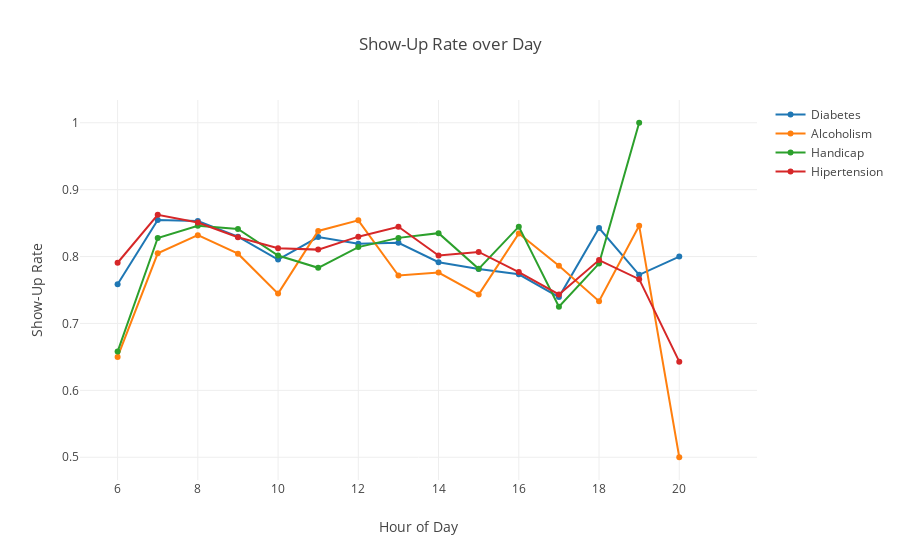

Write notebook code for a chart like this one.
### Markdown cell above
#### 3.7 Do patients with different Medical conditions show different Show-Up rate over day?

### Code cell
trace0 = go.Scatter(
    x= Diabetes['HourOfDay'],
    y=Diabetes['Show-Up Rate'],
    mode= 'lines+markers',
    text=Diabetes['Category'],
    name="Diabetes")

trace1 = go.Scatter(
    x= Alcoholism['HourOfDay'],
    y=Alcoholism['Show-Up Rate'],
    mode= 'lines+markers',
    text=Alcoholism['Category'],
    name="Alcoholism")

trace2 = go.Scatter(
    x= Handicap['HourOfDay'],
    y=Handicap['Show-Up Rate'],
    mode= 'lines+markers',
    text=Handicap['Category'],
    name='Handicap')

trace3 = go.Scatter(
    x= Hypertension['HourOfDay'],
    y=Hypertension['Show-Up Rate'],
    mode= 'lines+markers',
    text=Hypertension['Category'],
    name='Hipertension')

layout = dict(title = "Show-Up Rate over Day",hovermode='closest',xaxis=dict({"title":"Hour of Day"}),
             yaxis=dict({"title":"Show-Up Rate"}))
dat = [trace0,trace1,trace2,trace3]
fig = go.Figure(data=dat,layout=layout)
iplot(fig,filename='basic-line')

### Figure 1 — Plotly figure (JSON) as saved in the notebook; plotly's stock layout.template omitted (floating-point values rounded to 4 significant figures)
{"data": [{"mode": "lines+markers", "name": "Diabetes", "text": ["Diabetes", "Diabetes", "Diabetes", "Diabetes", "Diabetes", "Diabetes", "Diabetes", "Diabetes", "Diabetes", "Diabetes", "Diabetes", "Diabetes", "Diabetes", "Diabetes", "Diabetes", "Diabetes"], "type": "scatter", "x": [6, 7, 8, 9, 10, 11, 12, 13, 14, 15, 16, 17, 18, 19, 20, 21], "y": [0.7586, 0.8546, 0.8532, 0.8297, 0.7956, 0.8292, 0.819, 0.8206, 0.7915, 0.7815, 0.7735, 0.7394, 0.8427, 0.7727, 0.8, null]}, {"mode": "lines+markers", "name": "Alcoholism", "text": ["Alcoholism", "Alcoholism", "Alcoholism", "Alcoholism", "Alcoholism", "Alcoholism", "Alcoholism", "Alcoholism", "Alcoholism", "Alcoholism", "Alcoholism", "Alcoholism", "Alcoholism", "Alcoholism", "Alcoholism", "Alcoholism"], "type": "scatter", "x": [6, 7, 8, 9, 10, 11, 12, 13, 14, 15, 16, 17, 18, 19, 20, 21], "y": [0.65, 0.8048, 0.832, 0.8043, 0.7446, 0.8383, 0.8542, 0.7717, 0.776, 0.7431, 0.8344, 0.7863, 0.7333, 0.8462, 0.5, null]}, {"mode": "lines+markers", "name": "Handicap", "text": ["Handicap", "Handicap", "Handicap", "Handicap", "Handicap", "Handicap", "Handicap", "Handicap", "Handicap", "Handicap", "Handicap", "Handicap", "Handicap", "Handicap", "Handicap", "Handicap"], "type": "scatter", "x": [6, 7, 8, 9, 10, 11, 12, 13, 14, 15, 16, 17, 18, 19, 20, 21], "y": [0.6579, 0.8277, 0.8459, 0.8413, 0.8015, 0.7831, 0.8142, 0.8279, 0.835, 0.7817, 0.8447, 0.725, 0.7895, 1, null, null]}, {"mode": "lines+markers", "name": "Hipertension", "text": ["Hypertension", "Hypertension", "Hypertension", "Hypertension", "Hypertension", "Hypertension", "Hypertension", "Hypertension", "Hypertension", "Hypertension", "Hypertension", "Hypertension", "Hypertension", "Hypertension", "Hypertension", "Hypertension"], "type": "scatter", "x": [6, 7, 8, 9, 10, 11, 12, 13, 14, 15, 16, 17, 18, 19, 20, 21], "y": [0.7907, 0.8625, 0.8508, 0.8288, 0.8123, 0.8104, 0.8297, 0.8446, 0.8016, 0.8069, 0.7769, 0.7433, 0.7947, 0.7662, 0.6429, null]}], "layout": {"hovermode": "closest", "title": "Show-Up Rate over Day", "xaxis": {"title": "Hour of Day"}, "yaxis": {"title": "Show-Up Rate"}}}
